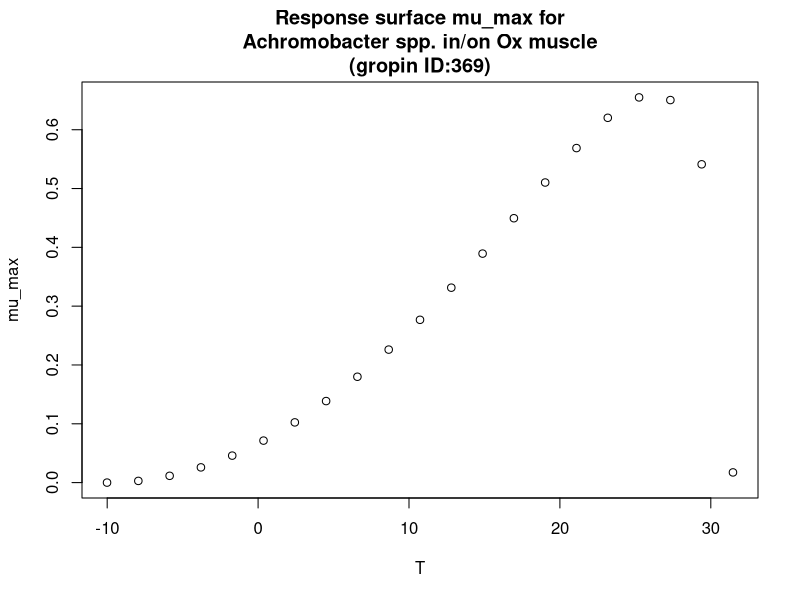

Here is the R script that generated this plot:
#############################
# start of Parameter script
#############################
T <- seq(-10.01,31.4685314685315,length.out=21)
#############################
# end of Parameter script
#############################
############################# 
# start of Model script Gropin ID 369 
#############################
 
# constant coefficients for this model
 
variables <- data.frame(T)
argumentsPar <- expand.grid(variables)
 
# heart of the model
response_surface <- function(T) {
   mumax <-(6.6*(10^-1)*(T-31.5)*((T+10)^2))/((26.2+10)*((26.2+10)*(T-26.2)-(26.2-31.5)*(26.2-10-2*T)))

return(mumax=mumax)
} 

# output parameters
mumax <- cbind(argumentsPar,response_surface(argumentsPar['T']))
colnames(mumax) <- c(colnames(argumentsPar),'mumax')
#############################
# End of Model script
#############################
############################# 
# start of Visualisation script Gropin ID 369 
#############################
plot(T,mumax$mumax,
                          xlab='T',
                          ylab='mu_max',main='Response surface mu_max for
Achromobacter spp. in/on Ox muscle
(gropin ID:369)')
#############################
# End of Visualisation script
#############################
